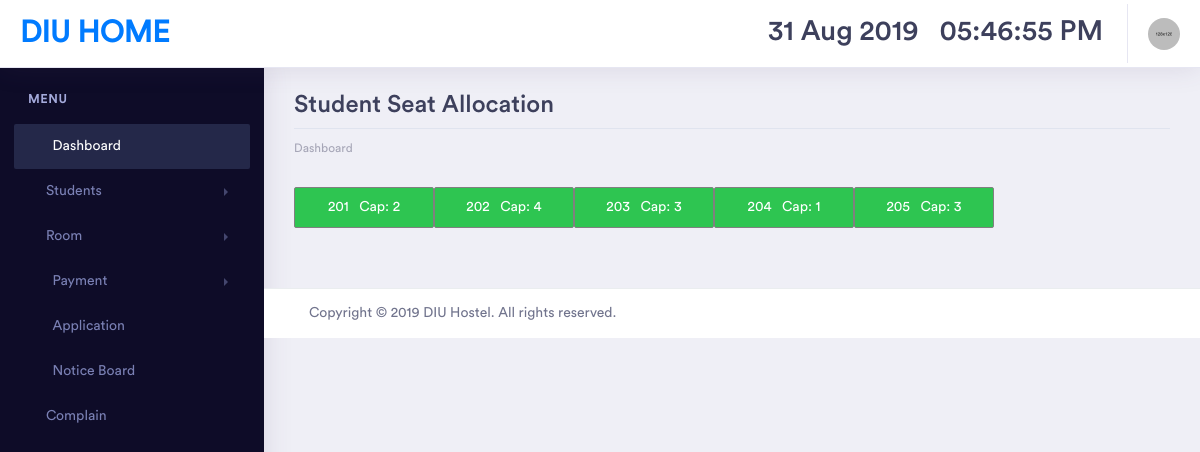
The page /std_seat.php (signed in) on the database as committed earlier.
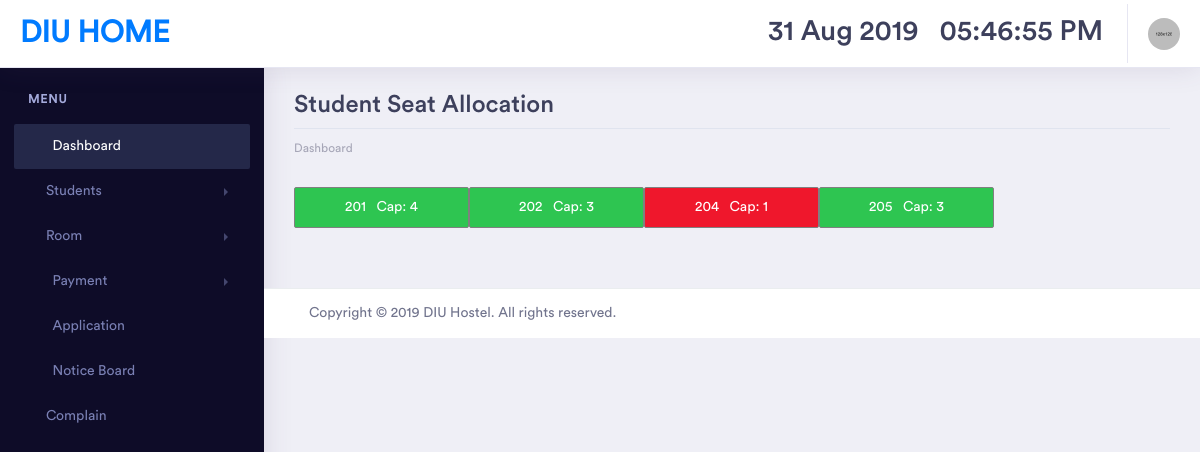
The same page on the database as committed later.
### tables this page shows
CREATE TABLE `room` (
  `r_id` int(11) NOT NULL,
  `room_no` int(10) DEFAULT NULL,
  `room_capacity` int(5) DEFAULT NULL,
  `room_video` varchar(255) DEFAULT NULL,
  `seat_price` decimal(10,2) DEFAULT NULL
);

### std_seat.php (the view, shortened to what this page needs)
<?php
if ($_SESSION['staff_login']==TRUE) {
    include('inc/head.php'); ?>
<div class="dashboard-main-wrapper">
    <?php include('inc/top_nev.php'); ?>
    <?php include('inc/left_nev.php'); ?>
    <div class="dashboard-wrapper">
        <div class="dashboard-ecommerce">
            <div class="container-fluid dashboard-content ">
                <div class="row">
                    <div class="col-xl-12 col-lg-12 col-md-12 col-sm-12 col-12">
                        <div class="page-header">
                            <h2 class="pageheader-title">Student Seat Allocation</h2>
                            <div class="page-breadcrumb">
                                <nav aria-label="breadcrumb">
                                    <ol class="breadcrumb">
                                        <li class="breadcrumb-item"><a href="index.php" class="breadcrumb-link">Dashboard</a></li>
                                        <li class="breadcrumb-item active" aria-current="page"></li>
                                    </ol>
                                </nav>
                            </div>
                        </div>
                    </div>
                </div>
                <div class="ecommerce-widget">
                   <div class="row col-10">
                    <?php
                    $query="SELECT * FROM room ORDER BY room_no ASC";
                    $result=mysqli_query($con,$query);
                    if(mysqli_num_rows($result)>0){
                        while($row=mysqli_fetch_array($result, MYSQLI_ASSOC)){
                            $room_no=$row['room_no'];
                    $sql="SELECT * FROM std_seat WHERE room='$room_no'";
                     $result2=mysqli_query($con,$sql);
                    $rowcount=mysqli_num_rows($result2);
                    $sign="";
                    if ($rowcount<$row['room_capacity']) {
                            $sign='success';
                        }else{
                            $sign='danger';
                        }
                            ?>
<a href="db/db_std_seat.php?sid=<?php echo $_GET['vid']; ?>& room_no=<?php echo $row['room_no']; ?>&sign=<?php echo $sign; ?>" style="border: 1px solid gray; color: white" class="btn btn-<?php echo $sign; ?> col"><?php echo $row['room_no']; ?> &nbsp; Cap: <?php echo $row['room_capacity']; ?></a>
                            <?php
                }
            }
                    ?>
                </div>
            </div>
        </div>
    </div>
    <?php include('inc/footer.php'); ?>
 <?PHP
}else{
    header('location:index.php');
}
?>

Rows that differ between the two databases and show on the page:
removed room: room_no "201", room_capacity "2"
removed room: room_no "202", room_capacity "4"
removed room: room_no "203", room_capacity "3"
added room: room_no "201", room_capacity "4"
added room: room_no "202", room_capacity "3"
